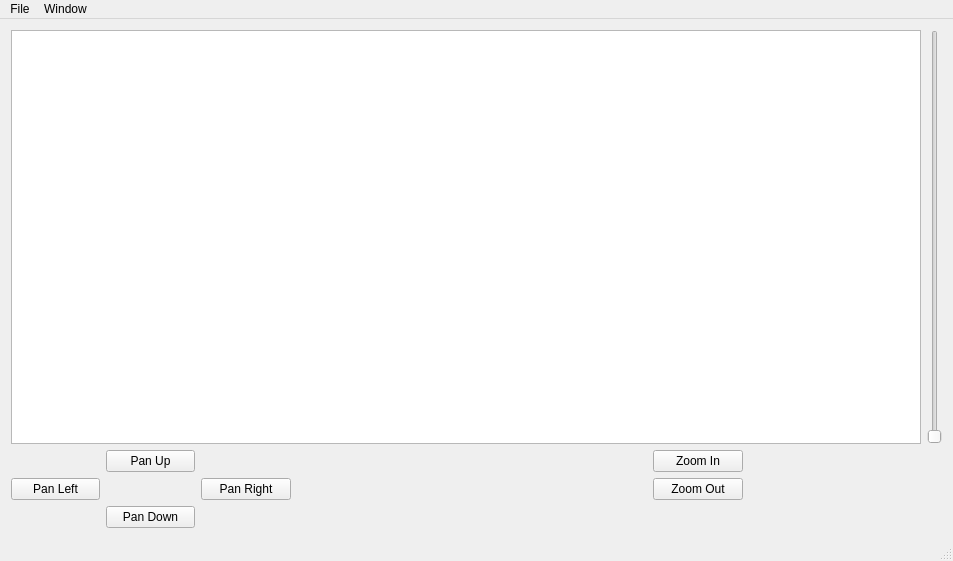
<?xml version="1.0" encoding="UTF-8"?>
<ui version="4.0">
 <class>MainWindow</class>
 <widget class="QMainWindow" name="MainWindow">
  <property name="geometry">
   <rect>
    <x>0</x>
    <y>0</y>
    <width>953</width>
    <height>561</height>
   </rect>
  </property>
  <property name="windowTitle">
   <string>MainWindow</string>
  </property>
  <widget class="QWidget" name="centralWidget">
   <layout class="QGridLayout" name="gridLayout">
    <item row="0" column="0">
     <widget class="GcodeView" name="graphicsView"/>
    </item>
    <item row="0" column="1">
     <layout class="QVBoxLayout" name="verticalLayout">
      <item>
       <widget class="QSlider" name="LayerHeight">
        <property name="orientation">
         <enum>Qt::Vertical</enum>
        </property>
       </widget>
      </item>
     </layout>
    </item>
    <item row="1" column="0">
     <layout class="QGridLayout" name="gridLayout_2">
      <item row="0" column="1">
       <widget class="QPushButton" name="panUp">
        <property name="text">
         <string>Pan Up</string>
        </property>
       </widget>
      </item>
      <item row="1" column="0">
       <widget class="QPushButton" name="panLeft">
        <property name="text">
         <string>Pan Left</string>
        </property>
       </widget>
      </item>
      <item row="1" column="1">
       <spacer name="horizontalSpacer">
        <property name="orientation">
         <enum>Qt::Horizontal</enum>
        </property>
        <property name="sizeHint" stdset="0">
         <size>
          <width>40</width>
          <height>20</height>
         </size>
        </property>
       </spacer>
      </item>
      <item row="1" column="2">
       <widget class="QPushButton" name="panRight">
        <property name="text">
         <string>Pan Right</string>
        </property>
       </widget>
      </item>
      <item row="0" column="2">
       <spacer name="horizontalSpacer_3">
        <property name="orientation">
         <enum>Qt::Horizontal</enum>
        </property>
        <property name="sizeHint" stdset="0">
         <size>
          <width>40</width>
          <height>20</height>
         </size>
        </property>
       </spacer>
      </item>
      <item row="2" column="1">
       <widget class="QPushButton" name="panDown">
        <property name="text">
         <string>Pan Down</string>
        </property>
       </widget>
      </item>
      <item row="2" column="0">
       <spacer name="horizontalSpacer_4">
        <property name="orientation">
         <enum>Qt::Horizontal</enum>
        </property>
        <property name="sizeHint" stdset="0">
         <size>
          <width>40</width>
          <height>20</height>
         </size>
        </property>
       </spacer>
      </item>
      <item row="2" column="2">
       <spacer name="horizontalSpacer_5">
        <property name="orientation">
         <enum>Qt::Horizontal</enum>
        </property>
        <property name="sizeHint" stdset="0">
         <size>
          <width>40</width>
          <height>20</height>
         </size>
        </property>
       </spacer>
      </item>
      <item row="0" column="6">
       <spacer name="horizontalSpacer_6">
        <property name="orientation">
         <enum>Qt::Horizontal</enum>
        </property>
        <property name="sizeHint" stdset="0">
         <size>
          <width>40</width>
          <height>20</height>
         </size>
        </property>
       </spacer>
      </item>
      <item row="1" column="6">
       <spacer name="horizontalSpacer_7">
        <property name="orientation">
         <enum>Qt::Horizontal</enum>
        </property>
        <property name="sizeHint" stdset="0">
         <size>
          <width>40</width>
          <height>20</height>
         </size>
        </property>
       </spacer>
      </item>
      <item row="2" column="6">
       <spacer name="horizontalSpacer_8">
        <property name="orientation">
         <enum>Qt::Horizontal</enum>
        </property>
        <property name="sizeHint" stdset="0">
         <size>
          <width>40</width>
          <height>20</height>
         </size>
        </property>
       </spacer>
      </item>
      <item row="0" column="7">
       <widget class="QPushButton" name="zoomIn">
        <property name="text">
         <string>Zoom In</string>
        </property>
       </widget>
      </item>
      <item row="1" column="7">
       <widget class="QPushButton" name="zoomOut">
        <property name="text">
         <string>Zoom Out</string>
        </property>
       </widget>
      </item>
      <item row="0" column="0">
       <spacer name="horizontalSpacer_2">
        <property name="orientation">
         <enum>Qt::Horizontal</enum>
        </property>
        <property name="sizeHint" stdset="0">
         <size>
          <width>40</width>
          <height>20</height>
         </size>
        </property>
       </spacer>
      </item>
      <item row="0" column="9">
       <spacer name="horizontalSpacer_9">
        <property name="orientation">
         <enum>Qt::Horizontal</enum>
        </property>
        <property name="sizeHint" stdset="0">
         <size>
          <width>40</width>
          <height>20</height>
         </size>
        </property>
       </spacer>
      </item>
      <item row="1" column="9">
       <spacer name="horizontalSpacer_10">
        <property name="orientation">
         <enum>Qt::Horizontal</enum>
        </property>
        <property name="sizeHint" stdset="0">
         <size>
          <width>40</width>
          <height>20</height>
         </size>
        </property>
       </spacer>
      </item>
      <item row="2" column="9">
       <spacer name="horizontalSpacer_11">
        <property name="orientation">
         <enum>Qt::Horizontal</enum>
        </property>
        <property name="sizeHint" stdset="0">
         <size>
          <width>40</width>
          <height>20</height>
         </size>
        </property>
       </spacer>
      </item>
      <item row="2" column="7">
       <spacer name="horizontalSpacer_12">
        <property name="orientation">
         <enum>Qt::Horizontal</enum>
        </property>
        <property name="sizeHint" stdset="0">
         <size>
          <width>40</width>
          <height>20</height>
         </size>
        </property>
       </spacer>
      </item>
      <item row="0" column="4">
       <spacer name="horizontalSpacer_13">
        <property name="orientation">
         <enum>Qt::Horizontal</enum>
        </property>
        <property name="sizeHint" stdset="0">
         <size>
          <width>40</width>
          <height>20</height>
         </size>
        </property>
       </spacer>
      </item>
      <item row="1" column="4">
       <spacer name="horizontalSpacer_14">
        <property name="orientation">
         <enum>Qt::Horizontal</enum>
        </property>
        <property name="sizeHint" stdset="0">
         <size>
          <width>40</width>
          <height>20</height>
         </size>
        </property>
       </spacer>
      </item>
      <item row="2" column="4">
       <spacer name="horizontalSpacer_15">
        <property name="orientation">
         <enum>Qt::Horizontal</enum>
        </property>
        <property name="sizeHint" stdset="0">
         <size>
          <width>40</width>
          <height>20</height>
         </size>
        </property>
       </spacer>
      </item>
      <item row="0" column="5">
       <spacer name="horizontalSpacer_16">
        <property name="orientation">
         <enum>Qt::Horizontal</enum>
        </property>
        <property name="sizeHint" stdset="0">
         <size>
          <width>40</width>
          <height>20</height>
         </size>
        </property>
       </spacer>
      </item>
      <item row="1" column="5">
       <spacer name="horizontalSpacer_17">
        <property name="orientation">
         <enum>Qt::Horizontal</enum>
        </property>
        <property name="sizeHint" stdset="0">
         <size>
          <width>40</width>
          <height>20</height>
         </size>
        </property>
       </spacer>
      </item>
      <item row="2" column="5">
       <spacer name="horizontalSpacer_18">
        <property name="orientation">
         <enum>Qt::Horizontal</enum>
        </property>
        <property name="sizeHint" stdset="0">
         <size>
          <width>40</width>
          <height>20</height>
         </size>
        </property>
       </spacer>
      </item>
      <item row="0" column="3">
       <spacer name="horizontalSpacer_19">
        <property name="orientation">
         <enum>Qt::Horizontal</enum>
        </property>
        <property name="sizeHint" stdset="0">
         <size>
          <width>40</width>
          <height>20</height>
         </size>
        </property>
       </spacer>
      </item>
      <item row="1" column="3">
       <spacer name="horizontalSpacer_20">
        <property name="orientation">
         <enum>Qt::Horizontal</enum>
        </property>
        <property name="sizeHint" stdset="0">
         <size>
          <width>40</width>
          <height>20</height>
         </size>
        </property>
       </spacer>
      </item>
      <item row="2" column="3">
       <spacer name="horizontalSpacer_21">
        <property name="orientation">
         <enum>Qt::Horizontal</enum>
        </property>
        <property name="sizeHint" stdset="0">
         <size>
          <width>40</width>
          <height>20</height>
         </size>
        </property>
       </spacer>
      </item>
      <item row="0" column="8">
       <spacer name="horizontalSpacer_22">
        <property name="orientation">
         <enum>Qt::Horizontal</enum>
        </property>
        <property name="sizeHint" stdset="0">
         <size>
          <width>40</width>
          <height>20</height>
         </size>
        </property>
       </spacer>
      </item>
      <item row="1" column="8">
       <spacer name="horizontalSpacer_23">
        <property name="orientation">
         <enum>Qt::Horizontal</enum>
        </property>
        <property name="sizeHint" stdset="0">
         <size>
          <width>40</width>
          <height>20</height>
         </size>
        </property>
       </spacer>
      </item>
      <item row="2" column="8">
       <spacer name="horizontalSpacer_24">
        <property name="orientation">
         <enum>Qt::Horizontal</enum>
        </property>
        <property name="sizeHint" stdset="0">
         <size>
          <width>40</width>
          <height>20</height>
         </size>
        </property>
       </spacer>
      </item>
     </layout>
    </item>
   </layout>
  </widget>
  <widget class="QMenuBar" name="menuBar">
   <property name="geometry">
    <rect>
     <x>0</x>
     <y>0</y>
     <width>953</width>
     <height>21</height>
    </rect>
   </property>
   <widget class="QMenu" name="menuPathMonger">
    <property name="title">
     <string>File</string>
    </property>
    <widget class="QMenu" name="menuRecent_Files">
     <property name="title">
      <string>Recent Files</string>
     </property>
     <addaction name="separator"/>
    </widget>
    <addaction name="actionLoad_GCode"/>
    <addaction name="menuRecent_Files"/>
    <addaction name="separator"/>
    <addaction name="actionClose"/>
    <addaction name="actionClose_All"/>
    <addaction name="actionClose_All_Except"/>
    <addaction name="separator"/>
    <addaction name="actionExport_Gcode_File"/>
   </widget>
   <widget class="QMenu" name="menuWindow">
    <property name="title">
     <string>Window</string>
    </property>
   </widget>
   <addaction name="menuPathMonger"/>
   <addaction name="menuWindow"/>
  </widget>
  <widget class="QStatusBar" name="statusBar"/>
  <action name="actionLoad_GCode">
   <property name="text">
    <string>Open File...</string>
   </property>
   <property name="shortcut">
    <string>Ctrl+O</string>
   </property>
  </action>
  <action name="actionClose">
   <property name="text">
    <string>Close</string>
   </property>
   <property name="shortcut">
    <string>Ctrl+W</string>
   </property>
  </action>
  <action name="actionClose_All_Except">
   <property name="text">
    <string>Close All Except</string>
   </property>
  </action>
  <action name="actionClose_All">
   <property name="text">
    <string>Close All</string>
   </property>
   <property name="shortcut">
    <string>Ctrl+Shift+W</string>
   </property>
  </action>
  <action name="actionExport_Gcode_File">
   <property name="text">
    <string>Export Gcode File</string>
   </property>
   <property name="shortcut">
    <string>Ctrl+E</string>
   </property>
  </action>
 </widget>
 <layoutdefault spacing="6" margin="11"/>
 <customwidgets>
  <customwidget>
   <class>GcodeView</class>
   <extends>QGraphicsView</extends>
   <header>gcodeview.h</header>
  </customwidget>
 </customwidgets>
 <resources/>
 <connections/>
</ui>
